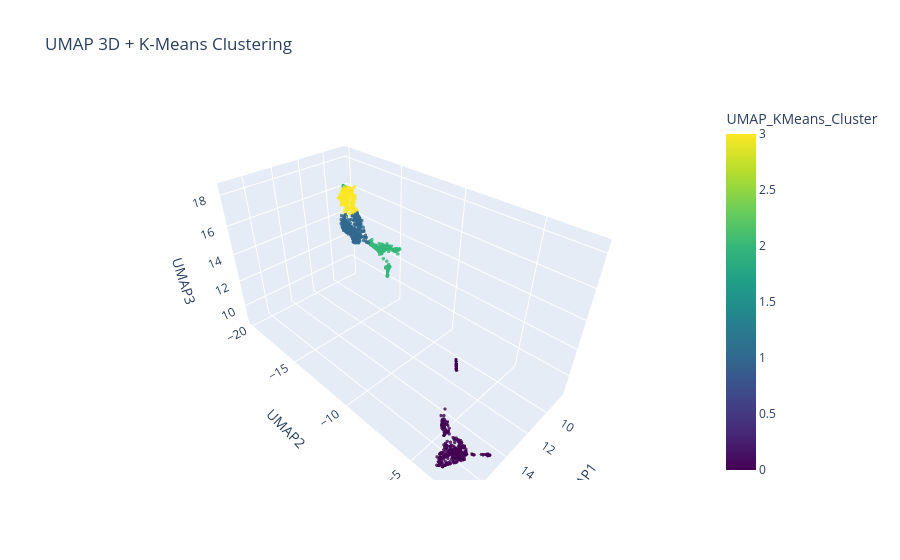

Notebook code for this chart:
### Markdown cell above
#### 3D visualization

### Code cell
# ============================================================
# UMAP 3D + K-Means Clustering
# ============================================================

# 1. Apply UMAP to reduce dimensionality to 3 components
# Note: min_dist is kept low to encourage points to pack tightly together
umap_3d = umap.UMAP(
    n_neighbors=15,
    min_dist=0.0,
    n_components=3,
    metric="manhattan",
    random_state=42
)
X_umap3 = umap_3d.fit_transform(X_scaled)

# 2. Store the UMAP components in the dataframe for plotting
df_3["UMAP1"] = X_umap3[:, 0]
df_3["UMAP2"] = X_umap3[:, 1]
df_3["UMAP3"] = X_umap3[:, 2]

# 3. Apply K-Means ON the UMAP embeddings (not the raw scaled data)
optimal_k = 4  # Using the 'k' found via your earlier Elbow Method
kmeans_umap = KMeans(n_clusters=optimal_k, n_init="auto", random_state=42)

# Assign the new cluster labels to the dataframe
df_3["UMAP_KMeans_Cluster"] = kmeans_umap.fit_predict(X_umap3)

# 4. Interactive 3D visualization
fig = px.scatter_3d(
    df_3,
    x="UMAP1",
    y="UMAP2",
    z="UMAP3",
    color="UMAP_KMeans_Cluster",
    title="UMAP 3D + K-Means Clustering",
    opacity=0.8,
    color_continuous_scale="Viridis" # Ensures distinct colors for the clusters
)

# Adjust marker size for a cleaner look
fig.update_traces(marker=dict(size=2))
fig.show()

### Figure 1 — Plotly figure (JSON) as saved in the notebook; plotly's stock layout.template omitted (floating-point values rounded to 4 significant figures; data arrays with more than 128 entries replaced by an {"elided": "..."} marker saying what was removed)
{"data": [{"hovertemplate": "UMAP1=%{x}<br>UMAP2=%{y}<br>UMAP3=%{z}<br>UMAP_KMeans_Cluster=%{marker.color}<extra></extra>", "legendgroup": "", "marker": {"color": {"elided": "1365 int values"}, "coloraxis": "coloraxis", "opacity": 0.8, "size": 2, "symbol": "circle"}, "mode": "markers", "name": "", "scene": "scene", "showlegend": false, "type": "scatter3d", "x": {"elided": "1365 float values"}, "y": {"elided": "1365 float values"}, "z": {"elided": "1365 float values"}}], "layout": {"autosize": true, "coloraxis": {"colorbar": {"title": {"text": "UMAP_KMeans_Cluster"}}, "colorscale": [[0, "#440154"], [0.1111, "#482878"], [0.2222, "#3e4989"], [0.3333, "#31688e"], [0.4444, "#26828e"], [0.5556, "#1f9e89"], [0.6667, "#35b779"], [0.7778, "#6ece58"], [0.8889, "#b5de2b"], [1, "#fde725"]]}, "legend": {"tracegroupgap": 0}, "scene": {"aspectmode": "auto", "aspectratio": {"x": 0.7762, "y": 1.534, "z": 0.8398}, "domain": {"x": [0, 1], "y": [0, 1]}, "xaxis": {"title": {"text": "UMAP1"}, "type": "linear"}, "yaxis": {"title": {"text": "UMAP2"}, "type": "linear"}, "zaxis": {"title": {"text": "UMAP3"}, "type": "linear"}}, "title": {"text": "UMAP 3D + K-Means Clustering"}}}
